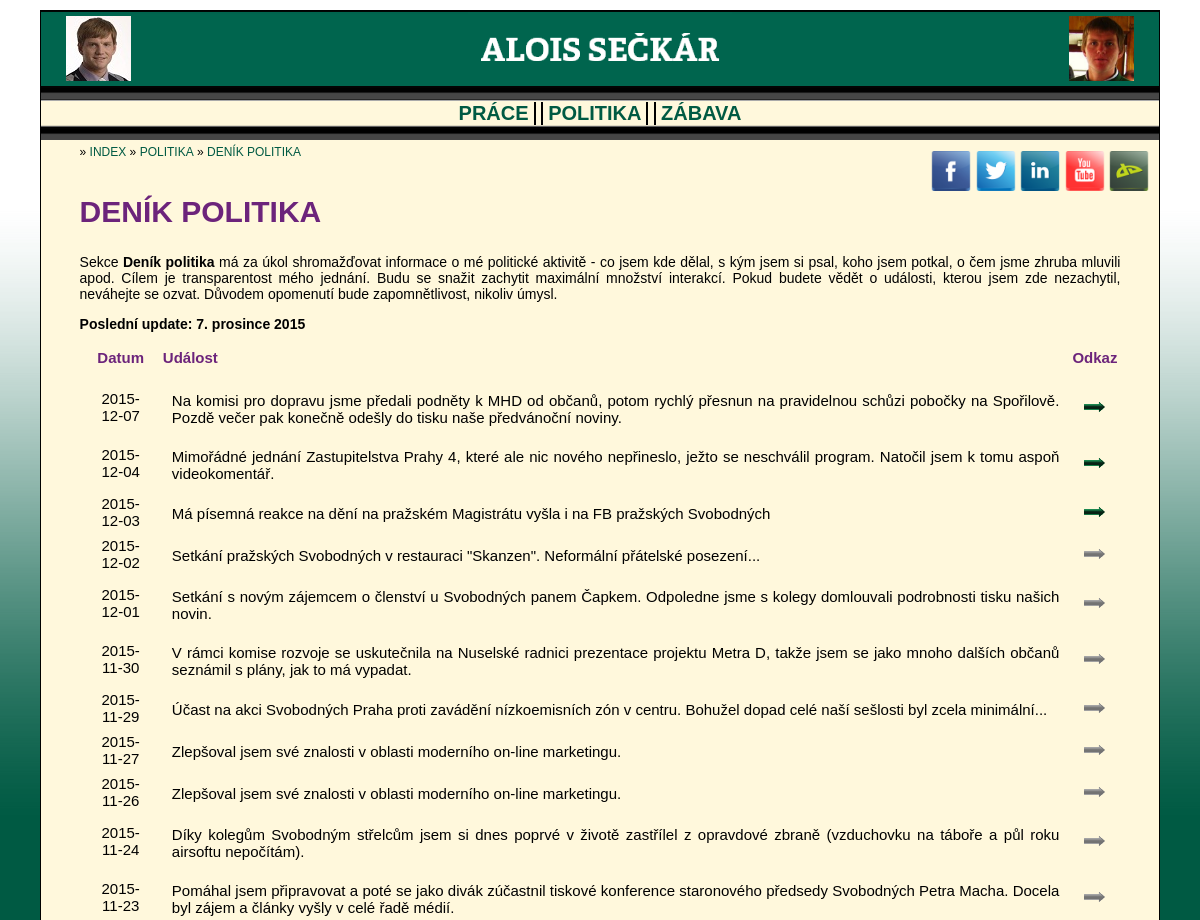
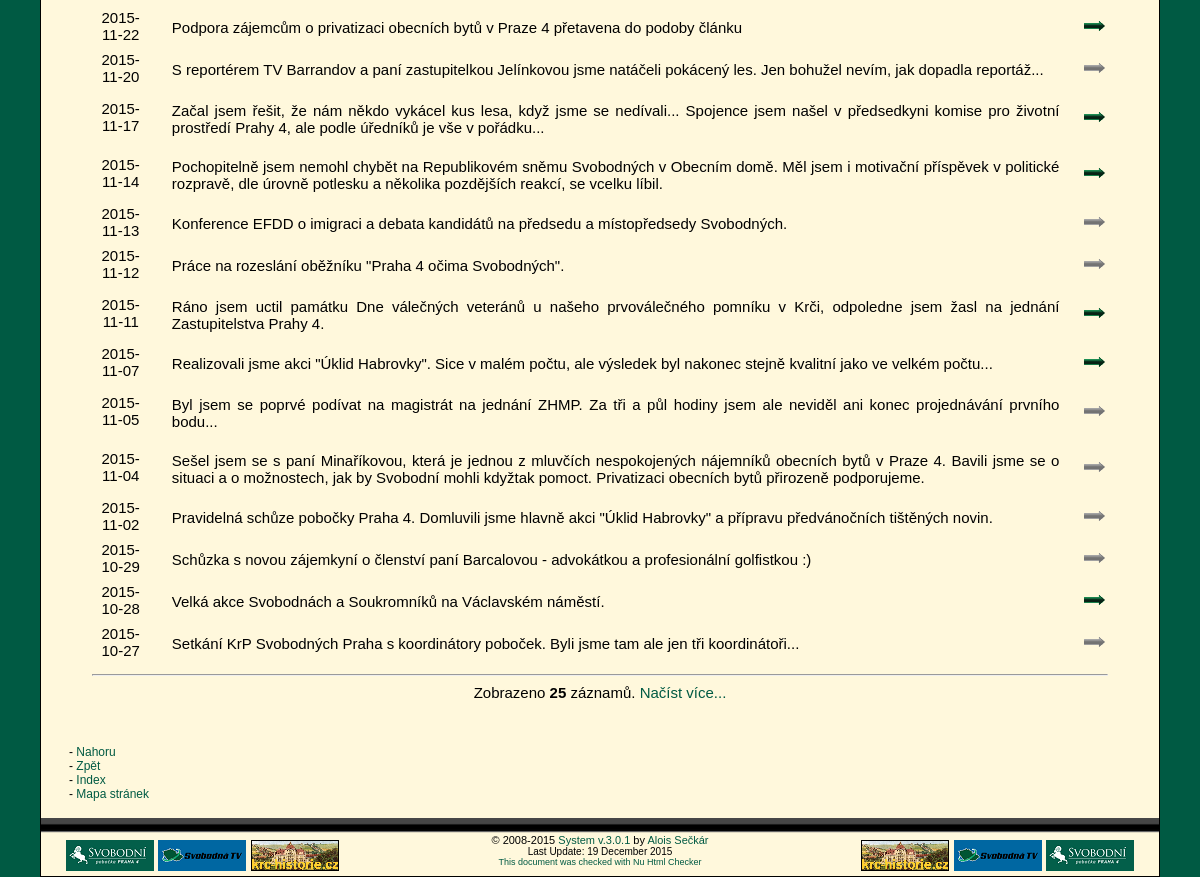
/politics-diary, run on the app's committed database (2 pictures, top to bottom).
### tables this page shows
CREATE TABLE IF NOT EXISTS `elrh_main` (
  `var` varchar(25) NOT NULL,
  `dscr` varchar(100) NOT NULL,
  `value` varchar(100) NOT NULL
);

CREATE TABLE IF NOT EXISTS `elrh_diary` (
  `id` int(11) NOT NULL,
  `date` date NOT NULL,
  `content` text NOT NULL,
  `link` varchar(150) NOT NULL DEFAULT 'null'
);

### index.php (called while the page is built, shortened)
<?php
$controller = new ELRHPageController();
if (!empty($_GET["page"])) {
	$page = $_GET["page"];
}
$controller->resolvePath(mb_strtolower($page, 'UTF-8'));
$controller->prepareData();
$controller->renderPage();
?>

### web/scripts/page-data/elrh_data_helper.php (called while the page is built)
<?php
class ELRHDataHelper {
	public static function retrieveArray($mysqli, $query) {
		$result = $mysqli->query($query);
	    $i = 0;
		while ($current = $result->fetch_array()) {
			$array[$i] = $current;
			$i++;
		}
		return $array;
	}
	public static function retrieveRow($mysqli, $query) {
		$result = $mysqli->query($query." LIMIT 1");
	    $row = $result->fetch_array();
		return $row;
	}
}

### web/scripts/page-data/elrh_politics-diary_data.php (called while the page is built)
<?php
class ELRHPageData {
	public static function prepareData($item, $mysqli) {
		$data["title"] = "Alois Sečkár - Deník politika";
		include_once getcwd().'/web/scripts/page-data/elrh_data_helper.php';
		if (is_numeric($item)) {
			$data["limit"] = $item;
		} else {
			$data["limit"] = 25;
		}
		$data["last"] = ELRHDataHelper::retrieveRow($mysqli, "SELECT value FROM elrh_main WHERE var='last_diary'");
		$data["entries"] = ELRHDataHelper::retrieveArray($mysqli, "SELECT date, content, link FROM elrh_diary ORDER BY date DESC LIMIT ".$data["limit"]);
		$data["total"] = ELRHDataHelper::retrieveRow($mysqli, "SELECT count(id) AS entries FROM elrh_diary");
		return $data;
	}
}

### web/scripts/page-content/elrh_politics-diary_content.php (the view)
<?php
class ELRHPageContentRenderer {
	public static function renderContent($page_data) {
	    echo '<h1>DENÍK POLITIKA</h1>'.PHP_EOL;
		echo '<p>'.PHP_EOL;
			echo 'Sekce <strong>Deník politika</strong> má za úkol shromažďovat informace o&nbsp;mé politické aktivitě -&nbsp;co jsem kde dělal, s&nbsp;kým jsem si psal, koho jsem potkal, o&nbsp;čem jsme zhruba mluvili apod. Cílem je transparentost mého jednání. Budu se snažit zachytit maximální množství interakcí. Pokud budete vědět o&nbsp;události, kterou jsem zde nezachytil, neváhejte se ozvat. Důvodem opomenutí bude zapomnětlivost, nikoliv úmysl.'.PHP_EOL;
		echo '</p>'.PHP_EOL;
		echo '<p>'.PHP_EOL;
		echo '<strong>Poslední update: '.$page_data["last"]["value"].'</strong>'.PHP_EOL;
		echo '</p>'.PHP_EOL;
		echo '<table>'.PHP_EOL;
			echo '<tr>'.PHP_EOL;
				echo '<th>Datum</th>'.PHP_EOL;
				echo '<th style="text-align: left;">Událost</th>'.PHP_EOL;
				echo '<th>Odkaz</th>'.PHP_EOL;
			echo '</tr>'.PHP_EOL;
			echo '<tr>'.PHP_EOL;
				echo '<td colspan="3" style="height: 5px;"></td>'.PHP_EOL;
			echo '</tr>'.PHP_EOL;
			if (!empty($page_data["entries"])) {
				foreach ($page_data["entries"] as $row) {
					echo '<tr>'.PHP_EOL;
						echo '<td>'.$row["date"].'</td>'.PHP_EOL;
						echo '<td style="padding: 10px; text-align: justify;">'.$row["content"].'</td>'.PHP_EOL;
						if ($row["link"]!="null") {
							echo '<td><a href="'.$row["link"].'" title="K odkazu"><img src="/web/skin/left_arrow.png" title="K odkazu" alt="K odkazu" height="10" /></a></td>'.PHP_EOL;
						} else {
							echo '<td><img src="/web/skin/gray_arrow.png" title="Bez odkazu" alt="Bez odkazu" height="10" /></td>'.PHP_EOL;
						}
					echo '</tr>'.PHP_EOL;
				}
				echo '<tr><td colspan="3"><hr />'.PHP_EOL;
					if ($page_data["total"]["entries"]>$page_data["limit"]) {
						$new_limit = $page_data["limit"] + 25;
						echo 'Zobrazeno <strong>'.$page_data["limit"].'</strong> záznamů. <a href="/politics-diary/'.$new_limit.'" title="Načíst více...">Načíst více...</a>';
					} else {
						echo 'Zobrazeno <strong>'.$page_data["total"]["entries"].'</strong> záznamů.'.PHP_EOL;
					}
				echo '</td></tr>'.PHP_EOL;
			} else {
				echo '<tr>'.PHP_EOL;
					echo '<td colspan="3">Nenalezeny žádné příspěvky</td>'.PHP_EOL;
				echo '</tr>'.PHP_EOL;
			}
		echo '</table>'.PHP_EOL;
	}
}

### elrh_css.css (style rules this page uses)
a { text-decoration: none }
a:link { color: #005a43; }
table { margin: 0px auto; }
th { text-align: center; color: #6C247B; }
td { text-align: center; padding-left: 10px; padding-right: 10px; padding-bottom: 5px; }
p { font-size: 14px; }
body { font-family: 'Arial'; background-image: url('web/skin/body_bg.png'); background-repeat: repeat-x; background-color: #005a43; }
h1 { color: #6C247B; font-size: 30px; }

### data on the page
elrh_main: value "7. prosince 2015"
elrh_diary: date "2015-12-07", content "Na komisi pro dopravu jsme předali podněty k MHD od občanů, potom rychlý přesnun na pravidelnou schůzi pobočky na Spořilově. Pozdě večer pak konečně odešly do tisku naše předvánoční noviny."
elrh_diary: date "2015-12-04", content "Mimořádné jednání Zastupitelstva Prahy 4, které ale nic nového nepřineslo, ježto se neschválil program. Natočil jsem k tomu aspoň videokomentář."
elrh_diary: date "2015-12-03", content "Má písemná reakce na dění na pražském Magistrátu vyšla i na FB pražských Svobodných"
elrh_diary: date "2015-12-02", content "Setkání pražských Svobodných v restauraci \"Skanzen\". Neformální přátelské posezení..."
elrh_diary: date "2015-12-01", content "Setkání s novým zájemcem o členství u Svobodných panem Čapkem. Odpoledne jsme s kolegy domlouvali podrobnosti tisku našich novin."
elrh_diary: date "2015-11-30", content "V rámci komise rozvoje se uskutečnila na Nuselské radnici prezentace projektu Metra D, takže jsem se jako mnoho dalších občanů seznámil s plány, jak to má vypadat."
elrh_diary: date "2015-11-29", content "Účast na akci Svobodných Praha proti zavádění nízkoemisních zón v centru. Bohužel dopad celé naší sešlosti byl zcela minimální..."
elrh_diary: date "2015-11-27", content "Zlepšoval jsem své znalosti v oblasti moderního on-line marketingu."
elrh_diary: date "2015-11-26", content "Zlepšoval jsem své znalosti v oblasti moderního on-line marketingu."
elrh_diary: date "2015-11-24", content "Díky kolegům Svobodným střelcům jsem si dnes poprvé v životě zastřílel z opravdové zbraně (vzduchovku na táboře a půl roku airsoftu nepočítám)."
elrh_diary: date "2015-11-23", content "Pomáhal jsem připravovat a poté se jako divák zúčastnil tiskové konference staronového předsedy Svobodných Petra Macha. Docela byl zájem a články vyšly v celé řadě médií."
elrh_diary: date "2015-11-22", content "Podpora zájemcům o privatizaci obecních bytů v Praze 4 přetavena do podoby článku"
elrh_diary: date "2015-11-20", content "S reportérem TV Barrandov a paní zastupitelkou Jelínkovou jsme natáčeli pokácený les. Jen bohužel nevím, jak dopadla reportáž..."
elrh_diary: date "2015-11-17", content "Začal jsem řešit, že nám někdo vykácel kus lesa, když jsme se nedívali... Spojence jsem našel v předsedkyni komise pro životní prostředí Prahy 4, ale podle úředníků je vše v pořádku..."
elrh_diary: date "2015-11-14", content "Pochopitelně jsem nemohl chybět na Republikovém sněmu Svobodných v Obecním domě. Měl jsem i motivační příspěvek v politické rozpravě, dle úrovně potlesku a několika pozdějších reakcí, se vcelku líbil."
elrh_diary: date "2015-11-13", content "Konference EFDD o imigraci a debata kandidátů na předsedu a místopředsedy Svobodných."
elrh_diary: date "2015-11-12", content "Práce na rozeslání oběžníku \"Praha 4 očima Svobodných\"."
elrh_diary: date "2015-11-11", content "Ráno jsem uctil památku Dne válečných veteránů u našeho prvoválečného pomníku v Krči, odpoledne jsem žasl na jednání Zastupitelstva Prahy 4."
elrh_diary: date "2015-11-07", content "Realizovali jsme akci \"Úklid Habrovky\". Sice v malém počtu, ale výsledek byl nakonec stejně kvalitní jako ve velkém počtu..."
elrh_diary: date "2015-11-05", content "Byl jsem se poprvé podívat na magistrát na jednání ZHMP. Za tři a půl hodiny jsem ale neviděl ani konec projednávání prvního bodu..."
elrh_diary: date "2015-11-04", content "Sešel jsem se s paní Minaříkovou, která je jednou z mluvčích nespokojených nájemníků obecních bytů v Praze 4. Bavili jsme se o situaci a o možnostech, jak by Svobodní mohli kdyžtak pomoct. Privatizaci obecních bytů přirozeně podporujeme."
elrh_diary: date "2015-11-02", content "Pravidelná schůze pobočky Praha 4. Domluvili jsme hlavně akci \"Úklid Habrovky\" a přípravu předvánočních tištěných novin."
elrh_diary: date "2015-10-29", content "Schůzka s novou zájemkyní o členství paní Barcalovou - advokátkou a profesionální golfistkou :)"
elrh_diary: date "2015-10-28", content "Velká akce Svobodnách a Soukromníků na Václavském náměstí."
elrh_diary: date "2015-10-27", content "Setkání KrP Svobodných Praha s koordinátory poboček. Byli jsme tam ale jen tři koordinátoři..."

### other printed values
$page_nav["name"] "POLITIKA"
$subpage_nav["name"] "DENÍK POLITIKA"
$page_data["limit"] "25"
$version "3.0.1"
$update "19 December 2015"
